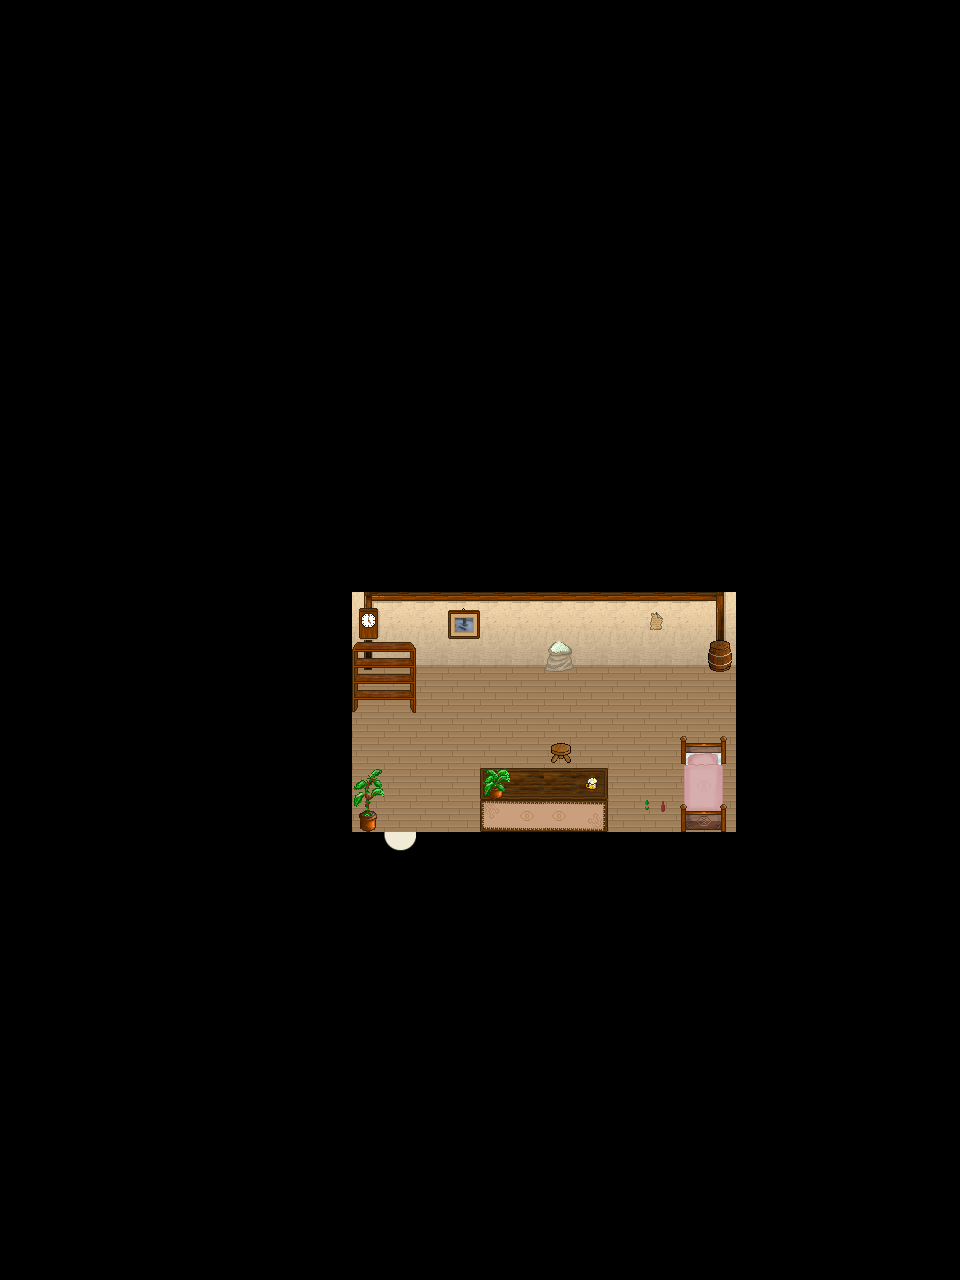

A level layout from a 2D game, rendered from its tile map. Below: a short description, then the map file with tile-grid data replaced by summaries:
An orthogonal 30x40 tile map with 32x32 px tiles, 6 tile layers (Ground, Ground, Ground, Ground, ...), 1 hidden layer not drawn, 6 tilesets and 2 objects (SCRIPT, WARP).

<map version="1.0" orientation="orthogonal" width="30" height="40" tilewidth="32" tileheight="32">
 <properties>
  <property name="music" value="inside2.ogg" />
 </properties>
 <tileset firstgid="1" name="collision1_32_32" tilewidth="32" tileheight="32">
  <image source="../graphics/tiles/collision1_32_32.png" width="1024" height="1024" />
 </tileset>
 <tileset firstgid="1025" name="indoor3_32_32" tilewidth="32" tileheight="32">
  <image source="../graphics/tiles/indoor3_32_32.png" width="1024" height="1024" />
 </tileset>
 <tileset firstgid="2049" name="indoor2_32_32" tilewidth="32" tileheight="32">
  <image source="../graphics/tiles/indoor2_32_32.png" width="1024" height="1024" />
 </tileset>
 <tileset firstgid="3073" name="indoor2_32_64" tilewidth="32" tileheight="64">
  <image source="../graphics/tiles/indoor2_32_64.png" width="1024" height="1024" />
 </tileset>
 <tileset firstgid="3585" name="indoor2_32_96" tilewidth="32" tileheight="96">
  <image source="../graphics/tiles/indoor2_32_96.png" width="1024" height="960" />
 </tileset>
 <tileset firstgid="3905" name="desert3_32_32" tilewidth="32" tileheight="32">
  <image source="../graphics/tiles/desert3_32_32.png" width="1024" height="1024" />
 </tileset>
 <layer name="Ground" width="30" height="40">
  <data>[1200 cells, 1200 non-empty, 4 distinct tile ids]</data>
 </layer>
 <layer name="Ground" width="30" height="40">
  <data>[1200 cells, 36 non-empty, 7 distinct tile ids]</data>
 </layer>
 <layer name="Ground" width="30" height="40">
  <data>[1200 cells, 19 non-empty, 17 distinct tile ids]</data>
 </layer>
 <layer name="Ground" width="30" height="40">
  <data>[1200 cells, 2 non-empty, 2 distinct tile ids]</data>
 </layer>
 <layer name="Fringe" width="30" height="40">
  <data>[1200 cells, 3 non-empty, 3 distinct tile ids]</data>
 </layer>
 <layer name="Over" width="30" height="40">
  <data>[1200 cells, 2 non-empty, 2 distinct tile ids]</data>
 </layer>
 <layer name="Collision" width="30" height="40" visible="0">
  <data>[1200 cells, 1154 non-empty, 1 distinct tile ids]</data>
 </layer>
 <objectgroup name="Object" width="30" height="40">
  <object name="External Map Events" type="SCRIPT" x="0" y="0">
   <properties>
    <property name="FILENAME" value="scripts/maps/iw-desert-fortress-house04-o00-o00-o00.lua" />
   </properties>
  </object>
  <object name="Warp to city" type="WARP" x="384" y="831" width="32" height="32">
   <properties>
    <property name="DEST_MAP" value="ow-p0003-n0004-o0000" />
    <property name="DEST_X" value="3504" />
    <property name="DEST_Y" value="4240" />
   </properties>
  </object>
 </objectgroup>
</map>
